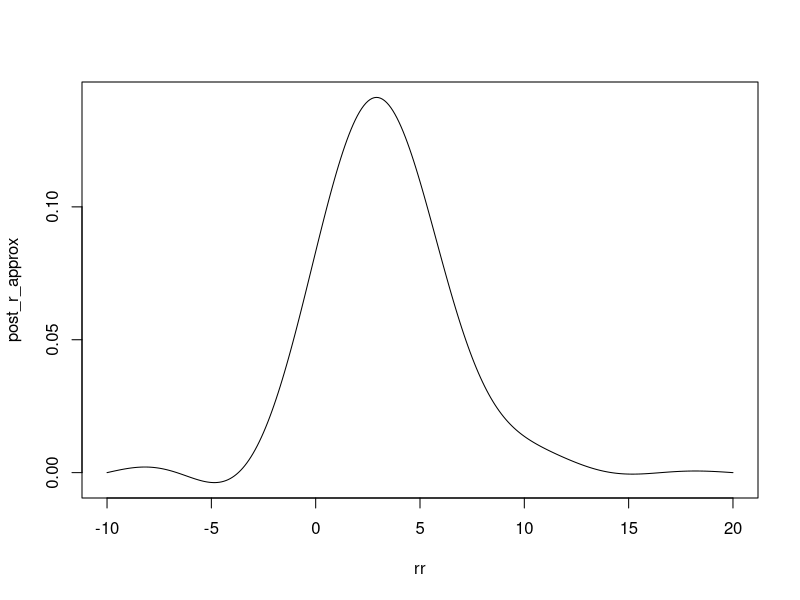
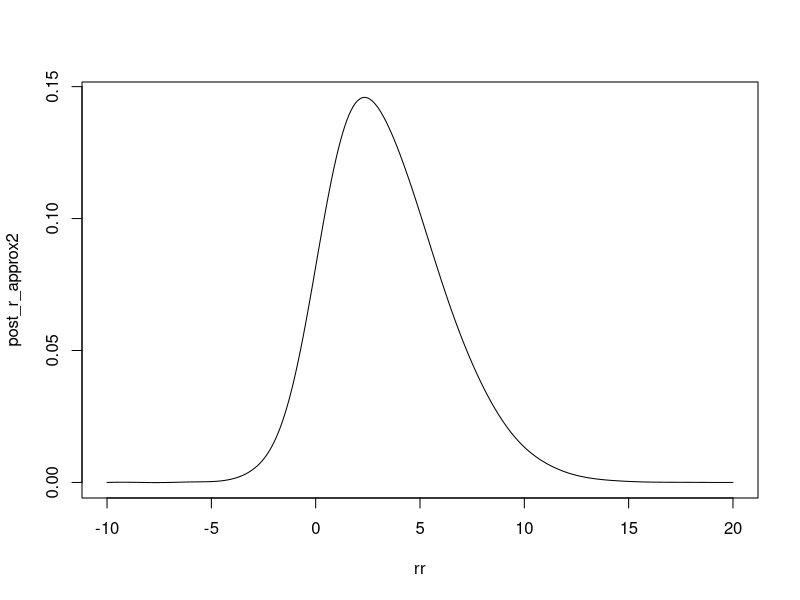

These charts were generated, in order, by the following R code:
## ---- chunk 1
base_name = paste(knitr::current_input(), '_figs/', sep='')
knitr::opts_chunk$set(
  cache.path=paste('_knitr_cache/', base_name, sep='/'),
  fig.path=paste('figure/', base_name, sep='/'),
  dpi=300
)
## ---- chunk 2
# log h(r), where h(r) = p(y|r)p(r)
h = function(r, y=1) {
  p = 1/(1+exp(-r))
  llik = sum(dbinom(y, 1, p, log=TRUE))
  lprior = dnorm(r, 1, 4, log=TRUE)
  return(exp(llik + lprior))
}
## ---- chunk 3
# design points
m = 10
design = data.frame(xx=seq(-10, 20, len=m))
design$hh = sapply(design$xx, h)
## ---- chunk 4
doit = function(r, design) {

  m = nrow(design)

  GGfun = function(xx, yy, sigma2) {
    drop(exp(-0.5/sigma2 * outer(xx, yy, '-')^2))
  }
  
  # leave-one-out MSE as function of the kernel width
  wmscv = function(sigma2) {
    GG_ = GGfun(design$xx, design$xx, sigma2)
    ee_ = drop(1/diag(solve(GG_)) * solve(GG_) %*% design$hh)
    wmscv = 1/m * drop(ee_ %*% diag(diag(solve(GG_))) %*% ee_)
    return(wmscv)
  }
  
  # minimise wmscv wrt sigma2
  opt = optimize(wmscv, c(1e-6, diff(range(design$xx))))
  sigma2_opt = opt$minimum

  # apply approximation
  GG_ = GGfun(design$xx, design$xx, sigma2_opt)
  cc = solve(GG_, design$hh)

  # approximate target function at input points
  post_r = sapply(r, function(rr) {
    gg = GGfun(rr, design$xx, sigma2_opt)
    phi = gg / sqrt(2*pi*sigma2_opt)
    sum(cc * phi) / sum(cc)
  })
  return(post_r)
}
## ---- chunk 5
rr = seq(-10, 20, .1)
post_r_approx = doit(rr, design)
plot(rr, post_r_approx, type='l')
## ---- chunk 6
m2 = 20
design2 = data.frame(xx=seq(-10, 20, len=m2))
design2$hh = sapply(design2$xx, h)
post_r_approx2 = doit(rr, design2)
plot(rr, post_r_approx2, type='l')
